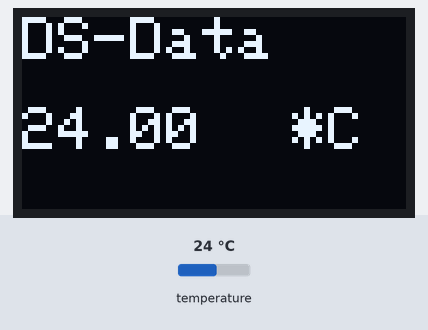
The sketch below on a simulated Arduino Uno, built with avr-gcc and run on an emulated ATmega328P. Parts: 128×64 one-colour display. The inputs (shaded band) are chosen by the test bench; at power-on: temperature 24 °C. What the sketch prints to the serial monitor is not drawn.

Above: at 3.9 s.
4.0 s: temperature set to 12 °C
At 5.7 s:
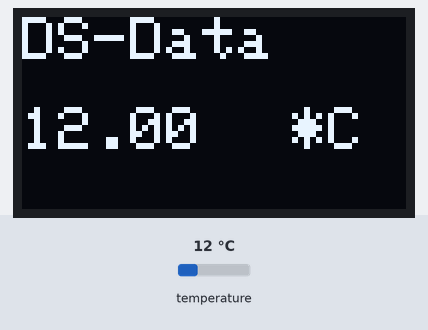
8.8 s: temperature set to 19 °C
At 13.1 s:
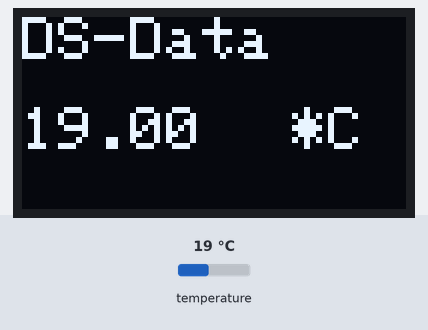
14.3 s: temperature set to 28 °C
At 18.9 s:
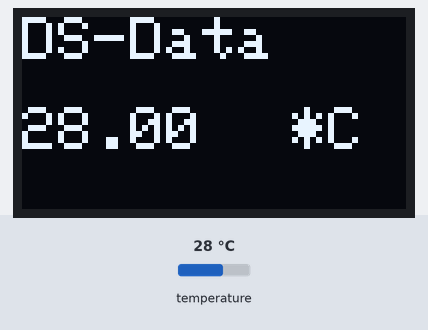
Timing chart, 0 to 20.4 s (numbered marks = the images above; inputs shaded):
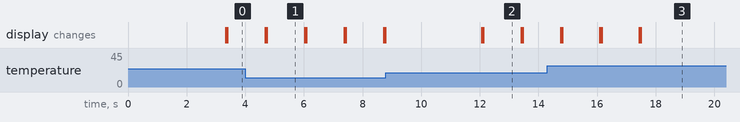

Measured:
- after the input at 4.0 s, the display: first differs from a run without the input after 0.74 s (image 1)
- after the input at 8.8 s, the display: first differs from a run without the input after 3.3 s (image 2)
- after the input at 14.3 s, the display: first differs from a run without the input after 1.9 s (image 3)
- what the display in image 1 shows lasts 1.3 s, from 4.7 s to 6.0 s

The sketch:

DS18B20_OLED.ino
```cpp
#include <ArduinoJson.h>                                  // Include the ArduinoJson library for working with JSON data
#include <OneWire.h>                                      // Include the OneWire library for communication with 1-wire devices
#include <DallasTemperature.h>                            // Include the DallasTemperature library for interfacing with DS18B20 temperature sensors

#include <Adafruit_GFX.h>
#include <Adafruit_SSD1306.h>


#define SENSOR_PIN PB4                                    // Define the digital pin where the DS18B20 temperature sensor is connected

uint32_t lastReport = 0;                                  // Initialize a variable to keep track of the last time a temperature reading was reported
uint32_t REPORTING_INTERVAL = (8 * 1000);                 // Set the reporting interval to 8 seconds (8,000 milliseconds)

OneWire oneWire(SENSOR_PIN);                              // Setup a OneWire instance with the specified pin
DallasTemperature tempSensor(&oneWire);                   // Initialize the DallasTemperature library with the OneWire instance

float tempCelsius;                                        // Declare a variable to store the temperature in Celsius
float tempFahrenheit;                                     // Declare a variable to store the temperature in Fahrenheit

/***************************************************************************************************************************************/
Adafruit_SSD1306 display = Adafruit_SSD1306(128, 64, &Wire);
/***********************************************************************************************/

void setup()
{

  oledInit();                                             // Initialize the OLED display.
  Serial.begin(9600);                                     // Initialize serial communication at a baud rate of 9600 for sending messages to the serial monitor
  tempSensor.begin();                                     // Initialize communication with the DS18B20 sensor
  millis();                                               // Initialize the millisecond counter (not needed here)

}

void loop()
{
  tempSensor.requestTemperatures();                       // Send the command to the DS18B20 sensor to get temperature readings
  tempCelsius = tempSensor.getTempCByIndex(0);            // Read the temperature in Celsius from the sensor
  tempFahrenheit = tempCelsius * 9 / 5 + 32;              // Convert the temperature from Celsius to Fahrenheit

  delay(500);                                             // Introduce a 500-millisecond (0.5-second) delay before the next iteration

  display.clearDisplay();                                 // Clear the OLED display.
  oledDisplayHeaderShow("DS-Data");                       // Display a header on the OLED screen.
  oledScreenData(2, 0, 30, String(tempCelsius));          // Display the lux value on the OLED screen.
  oledScreenData(2, 90, 30, String("*C"));

  StaticJsonDocument<256> temperatureData;                // Create a JSON document with a capacity of 256 bytes
  temperatureData["temperature"] = tempCelsius;           // Store the temperature in Celsius in the JSON document
  // temperatureData["f"] = tempFahrenheit;               // Uncomment this line if you want to store the temperature in Fahrenheit
  String JsonValue;                                       // Declare a string variable to store the JSON data as a string
  serializeJson(temperatureData, JsonValue);              // Serialize the JSON document into a string

  if (millis() - lastReport >= REPORTING_INTERVAL)        // Check if the time elapsed since the last report is greater than or equal to the reporting interval
  {
    lastReport = millis();                                // Update the lastReport variable with the current time
    Serial.println(JsonValue);                            // Print the JSON temperature data to the serial monitor
    delay(2000);                                          // Introduce a 2-second delay before the next reading is taken
  }
}

void oledInit()
{
  display.begin(SSD1306_SWITCHCAPVCC, 0x3C);    // Initialize the OLED display with specified settings.
  display.clearDisplay();                       // Clear the display.
  delay(2000);                                  // Wait for 2 seconds.
  display.clearDisplay();                       // Clear the display again.
  display.invertDisplay(false);                 // Set display inversion to false (normal mode).
}

void oledDisplayHeaderShow(String Header_Data)
{
  display.setTextSize(2);                      // Set the text size.
  display.setTextColor(WHITE);                 // Set the text color to white.
  display.setCursor(0, 0);                     // Set the cursor position.
  display.print(Header_Data);                  // Print the provided header text.
  display.display();                           // Display the text on the OLED screen.
}

void oledScreenData(int size, int x, int y, String get_screen_data)
{
  display.setTextSize(size);                    // Set the text size.
  display.setTextColor(WHITE);                   // Set the text color to white.
  display.setCursor(x, y);                       // Set the cursor position.
  display.print(get_screen_data);                // Print the provided screen data.
  display.display();                             // Display the data on the OLED screen.
}
```
